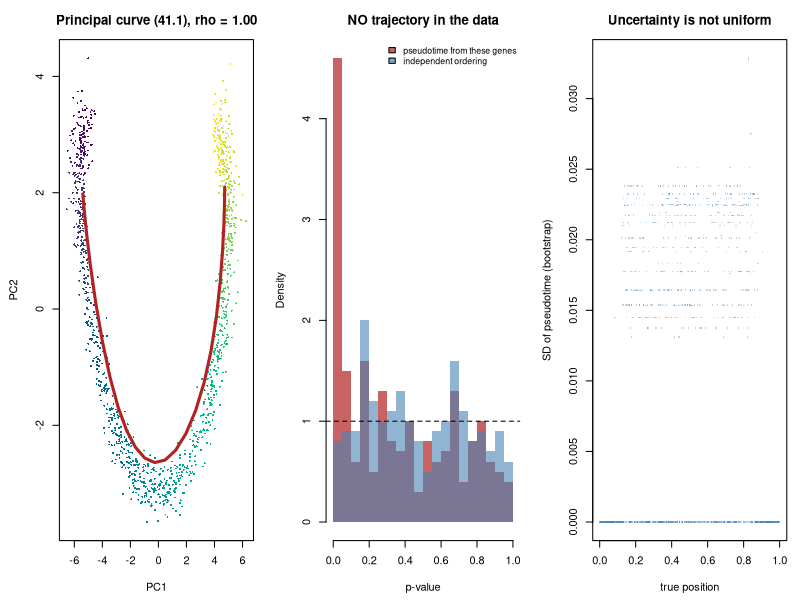

Reproduce this figure in R.
#' ---
#' title: "Applied 41 - Trajectory inference and pseudotime"
#' output: html_document
#' ---
#'
#' **Curriculum link:** `stats.md` -> Topic 41, equations (41.1)-(41.3)
#' **Core modules used:** 17, 18, 11, 31
#'
#' ## Dataset card
#'
#' | | |
#' |---|---|
#' | **Real analogue** | Differentiation time course profiled by scRNA-seq, analysed with Slingshot or Monocle |
#' | **Input** | Cells x genes, reduced to a few dimensions |
#' | **Key threats** | Pseudotime is an ordering, not time; **double dipping**; unstable branches |
#' | **Here** | Simulated cells along a known trajectory, plus a null with no trajectory at all |
#'
#' ## The single most important fact
#'
#' The pseudotime you test genes against was **computed from those genes**.
#' That is the clustering problem of Module 18 in a continuous disguise, and
#' it produces significant genes on data with no trajectory whatsoever.

#+ setup, message = FALSE
suppressPackageStartupMessages(library(splines))
MODULE_NAME <- "41_trajectory_and_pseudotime"
OUT <- file.path(Sys.getenv("STATS_OUT", unset = "results"), MODULE_NAME)
dir.create(OUT, recursive = TRUE, showWarnings = FALSE)
header <- function(txt) cat("\n", strrep("=", 72), "\n", txt, "\n",
                            strrep("=", 72), "\n", sep = "")
set.seed(41)

#' ## 1. Cells along a known trajectory

#+ simulate
header("1. A differentiation trajectory with a known ordering")
#' Cells sampled along a latent progression. When has_trajectory is FALSE the
#' latent variable is removed and only noise remains.
simulate_trajectory <- function(n_cells = 1200, n_genes = 400, n_dynamic = 80,
                                has_trajectory = TRUE, seed = 0) {
  set.seed(seed)
  t_true <- runif(n_cells)
  base <- exp(rnorm(n_genes, 2.5, 0.9))
  log_mu <- matrix(log(base), n_cells, n_genes, byrow = TRUE)
  dyn <- rep(FALSE, n_genes)
  if (has_trajectory) {
    dyn[seq_len(n_dynamic)] <- TRUE
    peak <- runif(n_dynamic)                  # each gene peaks somewhere
    width <- runif(n_dynamic, 0.12, 0.35)
    amp <- runif(n_dynamic, 1.0, 2.2)
    shape <- outer(t_true, peak, function(a, b) a - b)
    shape <- sweep(shape, 2, width, "/")
    log_mu[, seq_len(n_dynamic)] <- log_mu[, seq_len(n_dynamic)] +
      sweep(exp(-0.5 * shape^2), 2, amp, "*")
  }
  size <- rlnorm(n_cells, 0, 0.35)
  mu <- exp(log_mu) * size
  list(counts = matrix(rpois(length(mu), mu), n_cells), t_true = t_true,
       dyn = dyn, size = size)
}
S <- simulate_trajectory(seed = 1)
counts <- S$counts; t_true <- S$t_true; is_dynamic <- S$dyn; size <- S$size
n_cells <- nrow(counts); n_genes <- ncol(counts)
cat(sprintf("  %d cells x %d genes, %d truly dynamic\n", n_cells, n_genes,
            sum(is_dynamic)))
cat(sprintf("  library size varies %.2f to %.2f fold\n", min(size), max(size)))
cat("\n  The latent t is a POSITION along a progression. It has no units and
  no direction that the data can identify: reversing it fits equally well.\n")

#' ## 2. Inferring pseudotime, eq. (41.1)
#'
#' $$\min_{f}\sum_i\|z_i-f(\lambda_i)\|^2,\qquad
#'   \lambda_i=\arg\min_\lambda\|z_i-f(\lambda)\| \qquad (41.1)$$
#'
#' Reduce, fit a curve, project. This is what Slingshot and Monocle do, with
#' more care about branches.

#+ principal-curve
header("2. A principal curve and the ordering it induces (41.1)")
normalise <- function(counts) log1p(counts / rowSums(counts) * 1e4)
#' Iterate: project points onto the curve, then re-smooth the curve through
#' the ordered points. This is eq. (41.1) solved by alternation.
principal_curve <- function(Z, n_iter = 12, n_knots = 24) {
  lam <- Z[, 1]
  for (it in seq_len(n_iter)) {
    grid <- seq(min(lam), max(lam), length.out = n_knots)
    bw <- 0.12 * diff(range(lam))
    W <- exp(-0.5 * outer(lam, grid, "-")^2 / bw^2)
    curve <- (t(W) %*% Z) / colSums(W)
    d2 <- outer(rowSums(Z^2), rowSums(curve^2), "+") - 2 * Z %*% t(curve)
    lam <- grid[max.col(-d2, ties.method = "first")]
  }
  list(lam = (lam - min(lam)) / diff(range(lam)), curve = curve)
}
embed <- function(counts, k = 3) {
  Y <- normalise(counts)
  Yc <- sweep(Y, 2, colMeans(Y))
  sv <- svd(Yc, nu = k, nv = 0)
  sv$u %*% diag(sv$d[seq_len(k)])
}
Z <- embed(counts)
pc <- principal_curve(Z); pt <- pc$lam; curve <- pc$curve
r_sp <- cor(pt, t_true, method = "spearman")
if (r_sp < 0) { pt <- 1 - pt; r_sp <- -r_sp }
cat(sprintf("  Spearman(pseudotime, true t) = %.3f\n", r_sp))
cat(sprintf("  Spearman after flipping direction would be %.3f\n", -r_sp))
cat("\n  The ordering is recovered well. The DIRECTION is not: the data cannot
  say which end is the start, and every trajectory tool asks you to supply a
  root cell or a marker. That choice is biology, not inference.

  Equal steps in pseudotime are also not equal steps in real time. Cells
  accumulate where transitions are slow, so density along the curve reflects
  dwell time, not sampling time.\n")

#' ## 3. Testing genes along the trajectory, eq. (41.2)
#'
#' $$\log \mathbb{E}[Y_{ig}]=\log s_i+\sum_k\beta_{gk}B_k(\lambda_i)
#'   \qquad (41.2)$$

#+ gene-test
header("3. A spline GLM along pseudotime (41.2)")
#' Poisson with a spline in pseudotime. A real analysis would fit the negative
#' binomial dispersion as well; the double-dipping lesson below is unaffected.
trajectory_test <- function(counts, pseudotime, size, df = 5, genes) {
  B <- bs(pseudotime, df = df)
  off <- log(size)
  sapply(genes, function(g) {
    y <- counts[, g]
    out <- try({
      f1 <- glm(y ~ B, family = poisson(), offset = off)
      f0 <- glm(y ~ 1, family = poisson(), offset = off)
      pchisq(max(f0$deviance - f1$deviance, 0), df, lower.tail = FALSE)
    }, silent = TRUE)
    if (inherits(out, "try-error")) 1 else out
  })
}
SUB <- seq(1, n_genes, by = 2)          # half the genes, for speed
p_real <- trajectory_test(counts, pt, size, genes = SUB)
rej <- p.adjust(p_real, "BH") < 0.05
tr <- is_dynamic[SUB]
cat(sprintf("  tested %d genes against the INFERRED pseudotime\n", length(SUB)))
cat(sprintf("    discoveries : %d\n", sum(rej)))
cat(sprintf("    truly dynamic among them : %d\n", sum(rej & tr)))
cat(sprintf("    FDP : %.3f\n", sum(rej & !tr) / max(sum(rej), 1)))
cat(sprintf("    power : %.3f\n", sum(rej & tr) / max(sum(tr), 1)))
cat("\n  Good sensitivity, and the FDP looks acceptable. Now run exactly the
  same pipeline on data with no trajectory in it.\n")

#' ## 4. The double dipping problem, eq. (41.3)

#+ double-dipping
header("4. The same analysis on data with NO trajectory")
S0 <- simulate_trajectory(has_trajectory = FALSE, seed = 7)
counts0 <- S0$counts; size0 <- S0$size
pt0 <- principal_curve(embed(counts0))$lam
p_null <- trajectory_test(counts0, pt0, size0, genes = SUB)
rej0 <- p.adjust(p_null, "BH") < 0.05
cat("  There is NO latent trajectory. Every gene is independent noise.\n\n")
cat(sprintf("  %-44s%10s\n", "quantity", "value"))
cat(sprintf("  %-44s%10d\n", "genes called dynamic at FDR 5%", sum(rej0)))
cat(sprintf("  %-44s%10s\n", sprintf("of %d tested", length(SUB)), ""))
cat(sprintf("  %-44s%10.3f\n", "raw p < 0.05", mean(p_null < 0.05)))
cat(sprintf("  %-44s%10s\n", "(should be 0.05)", ""))
# Compare with a pseudotime that was NOT derived from these genes.
pt_indep <- sample(pt0)
p_indep <- trajectory_test(counts0, pt_indep, size0, genes = SUB)
cat("\n  Same genes, but ordered by a pseudotime unrelated to them:\n")
cat(sprintf("  %-44s%10.3f\n", "raw p < 0.05", mean(p_indep < 0.05)))
cat(sprintf("  %-44s%10d\n", "genes called dynamic",
            sum(p.adjust(p_indep, "BH") < 0.05)))
cat("\n  The curve was fitted to whatever structure the noise happened to
  contain, and then the genes were tested for agreement with the structure
  they themselves created. The p-values are not uniform and the discoveries
  are entirely fictitious.

  Break the circularity, as in the last block, and the test behaves.

  This is eq. (41.3), and it is the same error as testing the genes that
  defined a cluster (Module 18). It is easier to miss here because pseudotime
  feels like an external covariate, like age or dose. It is not: it is a
  function of the expression matrix.\n")

#' ## 5. A defence that works: split the genes

#+ split
header("5. Building the trajectory on one half, testing the other")
split_gene_test <- function(counts, size, seed = 0) {
  set.seed(seed)
  g <- sample(ncol(counts))
  half <- ncol(counts) %/% 2
  build <- g[seq_len(half)]; test <- g[(half + 1):ncol(counts)]
  ptb <- principal_curve(embed(counts[, build]))$lam
  sub <- test[seq_len(length(test) %/% 2)]
  list(p = trajectory_test(counts, ptb, size, genes = sub), sub = sub)
}
cat(sprintf("  %-26s%-34s%13s\n", "data", "analysis", "discoveries"))
s0 <- split_gene_test(counts0, size0, seed = 3)
cat(sprintf("  %-26s%-34s%13d\n", "NO trajectory",
            "naive (same genes build and test)", sum(rej0)))
cat(sprintf("  %-26s%-34s%13d\n", "NO trajectory",
            "split: build on other genes", sum(p.adjust(s0$p, "BH") < 0.05)))
s1 <- split_gene_test(counts, size, seed = 3)
rj1 <- p.adjust(s1$p, "BH") < 0.05
cat(sprintf("  %-26s%-34s%13d\n", "real trajectory",
            "split: build on other genes", sum(rj1)))
cat(sprintf("\n  On real data the split analysis still recovers %d of %d dynamic
  genes (FDP %.3f).\n", sum(rj1 & is_dynamic[s1$sub]), sum(is_dynamic[s1$sub]),
            sum(rj1 & !is_dynamic[s1$sub]) / max(sum(rj1), 1)))
cat("\n  Splitting genes costs power, because the trajectory is built from
  half the information. It buys a test that says nothing when there is
  nothing.

  Other defences: build the trajectory on one set of CELLS and project the
  rest; or use marker genes chosen a priori to define the ordering. The
  principle is always the same, the ordering must not be a function of the
  quantities you test.\n")

#' ## 6. The ordering is uncertain, and the uncertainty is rarely propagated

#+ bootstrap
header("6. Bootstrap the cells and watch the ordering move")
NB <- 12
boots <- numeric(NB)
ranks <- matrix(NA_real_, NB, n_cells)
for (b in seq_len(NB)) {
  set.seed(500 + b)
  idx <- sample(n_cells, n_cells, replace = TRUE)
  ptb <- principal_curve(embed(counts[idx, ]))$lam
  if (cor(ptb, t_true[idx], method = "spearman") < 0) ptb <- 1 - ptb
  boots[b] <- cor(ptb, t_true[idx], method = "spearman")
  for (k in seq_along(idx)) ranks[b, idx[k]] <- ptb[k]
}
sd_cell <- apply(ranks, 2, sd, na.rm = TRUE)
early <- t_true < 0.2
mid <- t_true > 0.4 & t_true < 0.6
late <- t_true > 0.8
cat(sprintf("  Spearman with truth across %d bootstraps: %.3f (SD %.3f)\n\n",
            NB, mean(boots), sd(boots)))
cat(sprintf("  %-22s%28s\n", "cells", "SD of assigned pseudotime"))
cat(sprintf("  %-22s%28.4f\n", "early (t < 0.2)", mean(sd_cell[early], na.rm = TRUE)))
cat(sprintf("  %-22s%28.4f\n", "middle (0.4-0.6)", mean(sd_cell[mid], na.rm = TRUE)))
cat(sprintf("  %-22s%28.4f\n", "late (t > 0.8)", mean(sd_cell[late], na.rm = TRUE)))
cat("\n  The global ordering is essentially fixed (Spearman SD 0.000), yet individual
  cells still move between runs, and they do not all move by the same amount.

  Note that the MIDDLE is the least stable band here, not the ends. That is
  worth pausing on, because the usual intuition says the opposite. It is an
  artefact of the estimator: cells are projected onto a fixed grid of knots
  along the curve, and a cell at either extreme is pinned against the end of
  that grid, so its position cannot vary much in one direction. A cell in the
  middle is free to shift either way.

  The lesson is not \"middles are unstable\". It is that the uncertainty
  structure belongs to the ALGORITHM as much as to the data, so measure it on
  your own pipeline rather than assuming the textbook picture.

  Almost no published analysis propagates any of this into the gene-level
  p-values, which are computed as though pseudotime were measured without
  error. That is a measurement-error problem (Module 26), and it biases the
  estimated shapes toward flatness.\n")

#' ## 7. RNA velocity, eq. (41.3)
#'
#' $$\frac{du}{dt}=\alpha-\beta u,\qquad
#'   \frac{ds}{dt}=\beta u-\gamma s \qquad (41.3)$$

#+ velocity
header("7. Velocity assumes constant kinetics across cells")
cat("  The steady-state estimator reads gamma off the slope of spliced on
  unspliced among the extreme cells, then calls a cell 'increasing' when
  s - gamma*u > 0.\n")
for (z in list(list("same kinetics in both states", 1.0),
               list("gamma differs 3-fold", 3.0))) {
  set.seed(99)
  u_a <- rgamma(600, 3, 1); s_a <- u_a / 1.0 + rnorm(600, 0, 0.25)
  u_b <- rgamma(600, 3, 1); s_b <- u_b / z[[2]] + rnorm(600, 0, 0.25)
  u <- c(u_a, u_b); s <- c(s_a, s_b)
  hi <- u >= quantile(u, 0.95)
  gamma_hat <- sum(u[hi] * s[hi]) / sum(u[hi]^2)
  vel <- s - gamma_hat * u
  cat(sprintf("\n  %s\n", z[[1]]))
  cat(sprintf("    fitted single gamma = %.2f\n", gamma_hat))
  cat(sprintf("    cells called 'increasing': group A %.0f%%, group B %.0f%%\n",
              100 * mean(vel[1:600] > 0), 100 * mean(vel[601:1200] > 0)))
}
cat("\n  With one kinetic rate the arrows are meaningless in aggregate but
  unbiased. When the two populations genuinely differ, a single fitted gamma
  declares one population to be increasing and the other decreasing, with
  confidence, purely because the model forced them to share a parameter.

  Treat velocity as a hypothesis generator. It is a strong assumption stated
  as a picture, and pictures are persuasive out of proportion to their
  evidence.\n")

#' ## 8. Figure

#+ figure, fig.width = 13, fig.height = 4.5
png(file.path(OUT, "trajectory.png"), width = 1300, height = 450)
par(mfrow = c(1, 3), mar = c(4.5, 4.5, 3, 1))
cols <- hcl.colors(50, "viridis")[cut(t_true, 50, labels = FALSE)]
plot(Z[, 1], Z[, 2], col = cols, pch = 16, cex = 0.4, xlab = "PC1",
     ylab = "PC2", main = sprintf("Principal curve (41.1), rho = %.2f", r_sp))
lines(curve[, 1], curve[, 2], col = "firebrick", lwd = 3)
h1 <- hist(p_null, breaks = 25, plot = FALSE)
h2 <- hist(p_indep, breaks = 25, plot = FALSE)
plot(h1, freq = FALSE, col = adjustcolor("firebrick", 0.7), border = NA,
     xlab = "p-value", main = "NO trajectory in the data",
     ylim = c(0, max(h1$density, h2$density)))
plot(h2, freq = FALSE, col = adjustcolor("steelblue", 0.6), border = NA,
     add = TRUE)
abline(h = 1, lty = 2)
legend("topright", c("pseudotime from these genes", "independent ordering"),
       bty = "n", cex = 0.8,
       fill = adjustcolor(c("firebrick", "steelblue"), 0.7))
plot(t_true, sd_cell, pch = 16, cex = 0.3, col = adjustcolor("steelblue", 0.35),
     xlab = "true position", ylab = "SD of pseudotime (bootstrap)",
     main = "Uncertainty is not uniform")
invisible(dev.off())
cat("\nFigure written to", file.path(OUT, "trajectory.png"), "\n")

#' # PROBLEMS
#'
#' ### Problem 1: How much signal does it take to invent a trajectory?
#'
#' Vary the strength of the real trajectory from zero upward, and record both
#' the correlation with truth and the number of "dynamic" genes found naively.

## ---- YOUR CODE HERE ----------------------------------------------------

## ---- SOLUTION (uncomment to check) -------------------------------------
# cat(sprintf("  %-26s%16s%20s\n", "dynamic genes in truth", "rho with truth",
#             "naive discoveries"))
# for (nd in c(0, 10, 40, 120)) {
#   Sl <- simulate_trajectory(n_dynamic = max(nd, 1), has_trajectory = nd > 0,
#                             seed = 200 + nd)
#   ptl <- principal_curve(embed(Sl$counts))$lam
#   rho <- abs(cor(ptl, Sl$t_true, method = "spearman"))
#   pl <- trajectory_test(Sl$counts, ptl, Sl$size, genes = SUB)
#   cat(sprintf("  %-26d%16.3f%20d\n", nd, rho,
#               sum(p.adjust(pl, "BH") < 0.05)))
# }
#
# ## With zero dynamic genes the correlation with "truth" is meaningless, yet
# ## the naive test still returns discoveries. The pipeline never refuses: it
# ## always produces a curve, an ordering and a gene list.
# ##
# ## That is the practical danger. There is no step in a standard trajectory
# ## workflow that says "there is no trajectory here". You have to build that
# ## check yourself, by running the same pipeline on permuted or simulated
# ## null data and comparing.

#' ### Problem 2: Does the trajectory even exist?
#'
#' Build a null for the trajectory itself. Permute each gene independently
#' across cells, which destroys any coordinated structure but keeps every
#' gene's marginal distribution, then compare a measure of curve quality.

## ---- YOUR CODE HERE ----------------------------------------------------

## ---- SOLUTION (uncomment to check) -------------------------------------
# curve_quality <- function(c_) {
#   Yl <- normalise(c_); Yl <- sweep(Yl, 2, colMeans(Yl))
#   d <- svd(Yl, nu = 0, nv = 0)$d
#   d[1]^2 / sum(d^2)
# }
# gene_permute <- function(c_, seed) {
#   set.seed(seed); apply(c_, 2, sample)
# }
# for (z in list(list("real trajectory", counts), list("no trajectory", counts0))) {
#   obs <- curve_quality(z[[2]])
#   null <- sapply(1:20, function(i) curve_quality(gene_permute(z[[2]], 900 + i)))
#   cat(sprintf("  %-20s observed %.4f  null %.4f +/- %.4f   z = %7.1f\n",
#               z[[1]], obs, mean(null), sd(null), (obs - mean(null)) / sd(null)))
# }
#
# ## The real dataset sits far above its permutation null; the null dataset
# ## does not. This is the check the standard workflow omits, and it costs one
# ## line of code.
# ##
# ## Note what the permutation preserves: every gene's own distribution, its
# ## mean, its dispersion, its zeros. What it destroys is the COORDINATION
# ## between genes, which is the only thing a trajectory can be made of. That
# ## is what makes it the right null here, and it is the same reasoning used
# ## for gene-set tests in Module 39.

#' ### Problem 3: Pseudotime is not time
#'
#' Sample cells non-uniformly in real time, so that some stages are
#' over-represented, and check whether pseudotime recovers real time or
#' something else.

## ---- YOUR CODE HERE ----------------------------------------------------

## ---- SOLUTION (uncomment to check) -------------------------------------
# set.seed(55)
# ## Real time is uniform, but cells DWELL in the middle stage, so we capture
# ## far more of them there.
# real_time <- c(runif(200, 0, 0.35), runif(800, 0.35, 0.65),
#                runif(200, 0.65, 1.0))
# n_c <- length(real_time)
# base <- exp(rnorm(300, 2.5, 0.9))
# peak <- runif(60); width <- runif(60, 0.12, 0.3)
# lm_ <- matrix(log(base), n_c, 300, byrow = TRUE)
# sh <- sweep(outer(real_time, peak, "-"), 2, width, "/")
# lm_[, 1:60] <- lm_[, 1:60] + 1.8 * exp(-0.5 * sh^2)
# sz <- rlnorm(n_c, 0, 0.3)
# cc <- matrix(rpois(n_c * 300, exp(lm_) * sz), n_c)
# ptl <- principal_curve(embed(cc))$lam
# if (cor(ptl, real_time, method = "spearman") < 0) ptl <- 1 - ptl
# cat(sprintf("  Spearman(pseudotime, real time) = %.3f\n",
#             cor(ptl, real_time, method = "spearman")))
# cat(sprintf("\n  %-22s%8s%26s\n", "real-time window", "cells",
#             "pseudotime span covered"))
# for (w in list(c(0, 0.35), c(0.35, 0.65), c(0.65, 1.0))) {
#   m <- real_time >= w[1] & real_time < w[2]
#   cat(sprintf("  %-22s%8d%26.3f\n", sprintf("[%.2f, %.2f)", w[1], w[2]),
#               sum(m), diff(range(ptl[m]))))
# }
#
# ## The rank correlation is high, so pseudotime "works". But look at the span
# ## column: the crowded middle stage, which occupies 30% of real time, is
# ## stretched across most of the pseudotime axis, because pseudotime is
# ## arclength through the data cloud and the cloud is dense where cells dwell.
# ##
# ## So a gene that changes steeply in pseudotime may be changing slowly in
# ## real time, and vice versa. Any statement of the form "gene X switches on
# ## halfway through differentiation" is a statement about the sampling, not
# ## about the biology, unless you have external time points to anchor it.

#' ## What to take away
#'
#' 1. Pseudotime is an **ordering**, with no units and no identifiable
#'    direction. Density along it reflects dwell time, not elapsed time.
#' 2. Testing genes against a pseudotime built from those genes is **double
#'    dipping** and produces discoveries on data with no trajectory (41.3).
#' 3. Split genes or cells so the ordering is not a function of what you test.
#' 4. Bootstrap the ordering. Cell positions move between runs, the pattern
#'    of that movement depends on the algorithm, and it is almost never
#'    propagated into the gene-level p-values.
#' 5. **Velocity** (41.3) assumes shared kinetic rates. When they differ it
#'    reports confident arrows that are artefacts of the shared parameter.
#'
#' **Next:** `42_deconvolution_and_integration.R`
